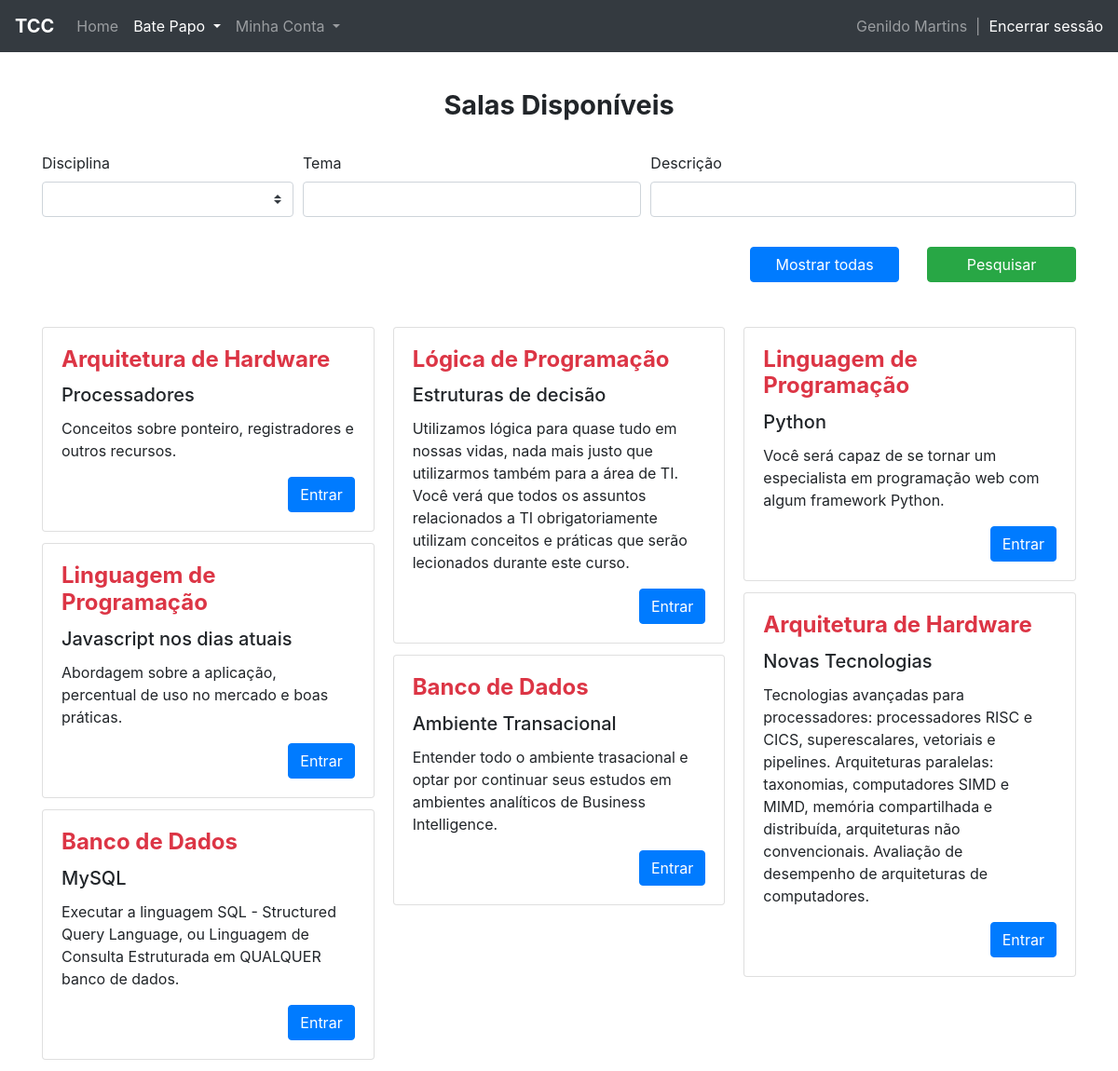
/sala-consulta.php (signed in), run on the app's committed database.
### tables this page shows
create table salas (
id int unsigned not null primary key auto_increment,
disciplinas_id int unsigned not null,
usuarios_id int unsigned not null,
tema varchar(255) not null,
descricao text not null,
created_at timestamp not null default current_timestamp() on update current_timestamp(),
closed_at timestamp default null,
constraint fk_salas_disciplinas_id foreign key (disciplinas_id) references disciplinas (id),
constraint fk_salas_usuarios_id foreign key (usuarios_id) references usuarios (id),
constraint uq_salas_disciplinas_id__tema unique (disciplinas_id, tema)
);

create table disciplinas (
id int unsigned not null primary key auto_increment,
nome varchar(255) not null unique,
created_at timestamp not null default current_timestamp() on update current_timestamp(),
updated_at timestamp default null on update current_timestamp()
);

### www/sala-consulta.php (the view, shortened to what this page needs)
<?php
require_once "../html_header.php";
$pdo = Database::getInstance();
$stm = $pdo->query("SELECT id, nome FROM disciplinas ORDER BY nome ASC;");
$rs_select_disciplinas = $stm->fetchAll(\PDO::FETCH_OBJ);
$sql = "SELECT salas.id as id, salas.tema as tema, salas.descricao as descricao,
	disciplinas.nome as disciplina FROM salas
	LEFT JOIN disciplinas ON disciplinas.id = salas.disciplinas_id";
$where = " WHERE salas.id IS NOT NULL";
$stm = $pdo->prepare($sql.$where);
$stm->execute($bind ?? []);
$rs_salas = $stm->fetchAll(\PDO::FETCH_ASSOC);
?>
<div class="container">
	<h2 class="titulo-pagina">Salas Disponíveis</h2>
		<form autocomplete="off">
			<div class="form-row">
				<div class="col-lg-3 mb-4">
					<label for="disciplina">Disciplina</label>
					<select id="disciplina" name="disciplina" class="custom-select">
						<option value=""></option>
						<?php
								foreach($rs_select_disciplinas as $v){
									$selected = $v->id == $_GET["disciplina"] ? " selected" : "";
									echo "<option value=\"{$v->id}\"{$selected}>{$v->nome}</option>";
								}
						?>
					</select>
				</div>
				<div class="col-lg-4 mb-4">
					<label for="tema">Tema</label>
					<input type="text" name="tema" id="tema" class="form-control" maxlength="255">
				</div>
				<div class="col-lg-5 mb-4">
					<label for="descricao">Descrição</label>
					<input type="text" name="descricao" id="descricao" class="form-control" maxlenght="255">
				</div>
			</div>
			<div class="row mt-2">
				<div class="offset-lg-8 col-lg-2 col-6">
					<a href="/sala-consulta.php" class="btn btn-primary btn-block">Mostrar todas</a>
				</div>
				<div class="col-lg-2 col-6">
					<button type="submit" class="btn btn-success btn-block">Pesquisar</button>
				</div>
			</div>
		</form>
		<div class='card-columns mt-5'>
		<?php
				foreach ($rs_salas as $v){
					echo "<div class='card'>
							<div class='card-body'>
								<h4 class='card-title font-weight-bold text-danger'>{$v["disciplina"]}</h4>
								<h5 class='card-title'>{$v["tema"]}</h5>
								<p class='card-text'>{$v["descricao"]}</p>
								<form method='post' action='sala.php' class='text-right'>
									<input type='hidden' name='id' value='".$v["id"]."'>
									<button type='submit' class='btn btn-primary'>Entrar</a>
								</form>
							</div>
						</div>";
				}
		?>
		</div>
</div>
<?php
require_once "../html_footer.php";

### html_header.php (style rules this page uses)
* { box-sizing: border-box; margin: 0; padding: 0; }
html, body { width: 100%; height: 100%; }
.titulo-pagina { margin: 6rem 0 2rem 0; font-size: 1.8rem; font-weight: bold; text-align: center; }

### data on the page
salas: disciplinas.nome "Arquitetura de Hardware", tema "Processadores", descricao "Conceitos sobre ponteiro, registradores e outros recursos."
salas: disciplinas.nome "Linguagem de Programação", tema "Javascript nos dias atuais", descricao "Abordagem sobre a aplicação, percentual de uso no mercado e boas práticas."
salas: disciplinas.nome "Banco de Dados", tema "MySQL", descricao "Executar a linguagem SQL - Structured Query Language, ou Linguagem de Consulta Estruturada em QUALQUER banco de dados."
salas: disciplinas.nome "Lógica de Programação", tema "Estruturas de decisão", descricao "Utilizamos lógica para quase tudo em nossas vidas, nada mais justo que utilizarmos também para a área de TI. Você verá que todos os assuntos relacionados a TI obrigatoriamente utilizam conceitos e práticas que serão lecionados durante este curso."
salas: disciplinas.nome "Banco de Dados", tema "Ambiente Transacional", descricao "Entender todo o ambiente trasacional e optar por continuar seus estudos em ambientes analíticos de Business Intelligence."
salas: disciplinas.nome "Linguagem de Programação", tema "Python", descricao "Você será capaz de se tornar um especialista em programação web com algum framework Python."
salas: disciplinas.nome "Arquitetura de Hardware", tema "Novas Tecnologias", descricao "Tecnologias avançadas para processadores: processadores RISC e CICS, superescalares, vetoriais e pipelines. Arquiteturas paralelas: taxonomias, computadores SIMD e MIMD, memória compartilhada e distribuída, arquiteturas não convencionais. Avaliação de desempenho de arquiteturas de computadores."

### other printed values
$_SESSION["usuario"]["nome"] "Genildo Martins"
